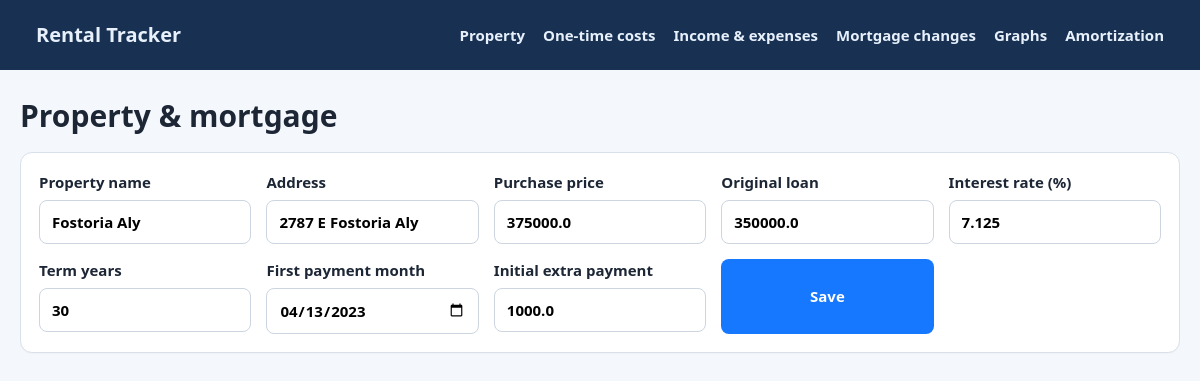
Page /property on the earlier database version.
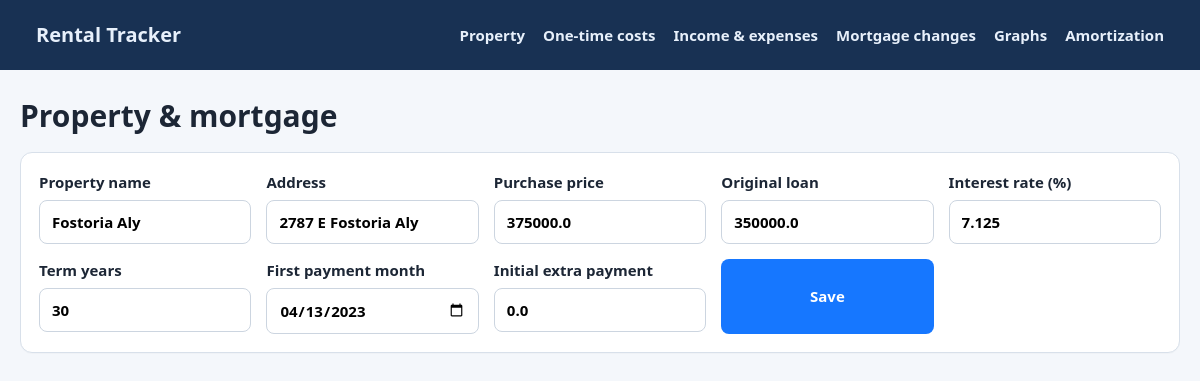
Same page on the later database version.
### tables this page shows
CREATE TABLE property(id integer primary key check(id=1),name text,address text,purchase_price real,original_loan real,interest_rate real,term_years integer,loan_start_date text,extra_payment real default 0);

### app.py (the view, shortened to what this page needs)
@app.route("/property", methods=["GET", "POST"])
def property_page():
    p = prop()
    return render_template("property.html", p=p)

### app.py (called while the page is built)
def db():
    if "db" not in g:
        g.db = sqlite3.connect(DB)
        g.db.row_factory = sqlite3.Row
    return g.db

@app.teardown_appcontext
def close(_=None):
    x = g.pop("db", None)
    if x:
        x.close()

def prop():
    return db().execute(
        "select * from property where id=1"
    ).fetchone()

### templates/property.html
{% extends'base.html'%}{% block body %}<h1>Property & mortgage</h1>
<form method="post" class="form panel">{% for n,l,t in [('name','Property
    name','text'),('address','Address','text'),('purchase_price','Purchase price','number'),('original_loan','Original
    loan','number'),('interest_rate','Interest rate (%)','number'),('term_years','Term
    years','number'),('loan_start_date','First payment month','date'),('extra_payment','Initial extra
    payment','number')] %}<label>{{l}}<input name="{{n}}" type="{{t}}" step="any" required
            value="{{p[n] if p else('30' if n=='term_years' else'0' if n=='extra_payment' else'')}}"></label>{% endfor
    %}<button>Save</button></form>{% endblock %}

Differences in the rows shown:
changed property "Fostoria Aly": extra_payment "1000.0" → "0.0"
